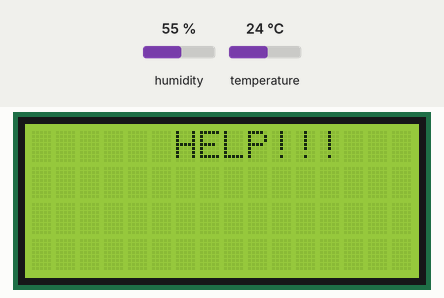
This sketch was run on a simulated Arduino Uno, built with avr-gcc and run on an emulated ATmega328P. Parts: 16×4 character LCD. Inputs (shaded band) come from the test bench; at power-on: humidity 55 %, temperature 24 °C. What the sketch prints to the serial monitor is not drawn.

Above: at 1.1 s.
At 3.2 s:
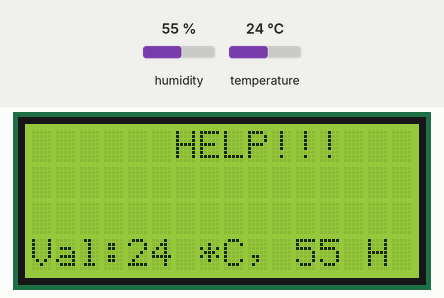
3.3 s: humidity set to 22 %
At 4.9 s:
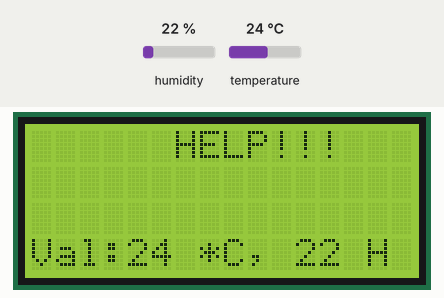
6.0 s: temperature set to 12 °C
At 7.4 s:
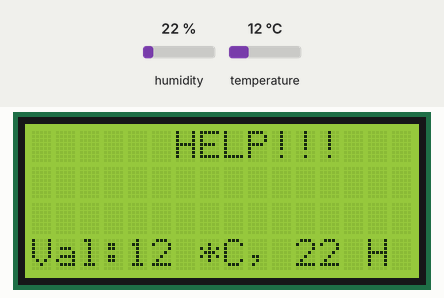
8.7 s: humidity set to 40 %
At 11.1 s:
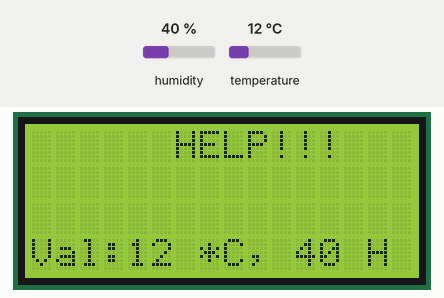
11.6 s: temperature set to 19 °C
Timing chart, 0 to 14.6 s (numbered marks = the images above; inputs shaded):
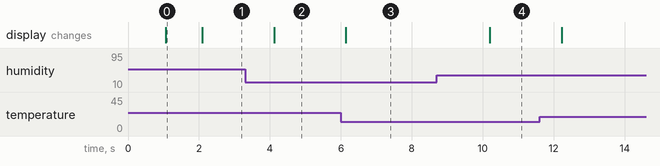

Measured:
- after the input at 3.3 s, the display: changes after 0.82 s (image 2)
- after the input at 6.0 s, the display: changes after 0.14 s (image 3)
- after the input at 8.7 s, the display: changes after 1.5 s (image 4)
- what the display in image 0 shows lasts 1.0 s, from 1.1 s to 2.1 s

The sketch:

_05.DHT11_Temp_Humidity_Monitor.ino
```cpp
#include <LiquidCrystal.h>                // include the library code:
#include <SimpleDHT.h>

int pinDHT11 = 6;      //DTH11 connected on Pin 12 i.e. B4 in IomaTic
SimpleDHT11 dht11;

LiquidCrystal lcd(11,12,14,15,16,17);  // initialize the library with the numbers of the interface pins

void setup()
{
    lcd.begin(16, 4);                     //Initialize the LCD in 16x2 mode
    delay(1000);
    lcd.setCursor(6,0);                   //Set cursor at first character/coloumn of first line/row
    lcd.print("HELP!!!");    //Print the message as metioned cursor location
    //lcd.setCursor(6,1);
    //lcd.print("Se");

    Serial.begin(9600);                   //Initialize a serial communication with baud rate 9600
    Serial.println("Hello World");
    delay(1000);

}

void loop()
{
  byte temperature = 0;
  byte humidity = 0;
  int err = SimpleDHTErrSuccess;
  if ((err = dht11.read(pinDHT11, &temperature, &humidity, NULL)) != SimpleDHTErrSuccess) {
    //Serial.print("Read DHT11 failed, err="); Serial.println(err);delay(1000);
    return;
  }
    lcd.setCursor(0,3);                   //Set cursor at first character/coloumn of first line/row
    lcd.print("Val:");       //Print the message as metioned cursor location

    lcd.print((int)temperature);
    lcd.print(" *C, ");       //Print the message as metioned cursor location

    lcd.print((int)humidity);
    lcd.print(" H");

    Serial.print("Temp: ");
    Serial.print(temperature);
    Serial.print("  Humidity: ");
    Serial.println(humidity);


    delay(2000);
}
```
